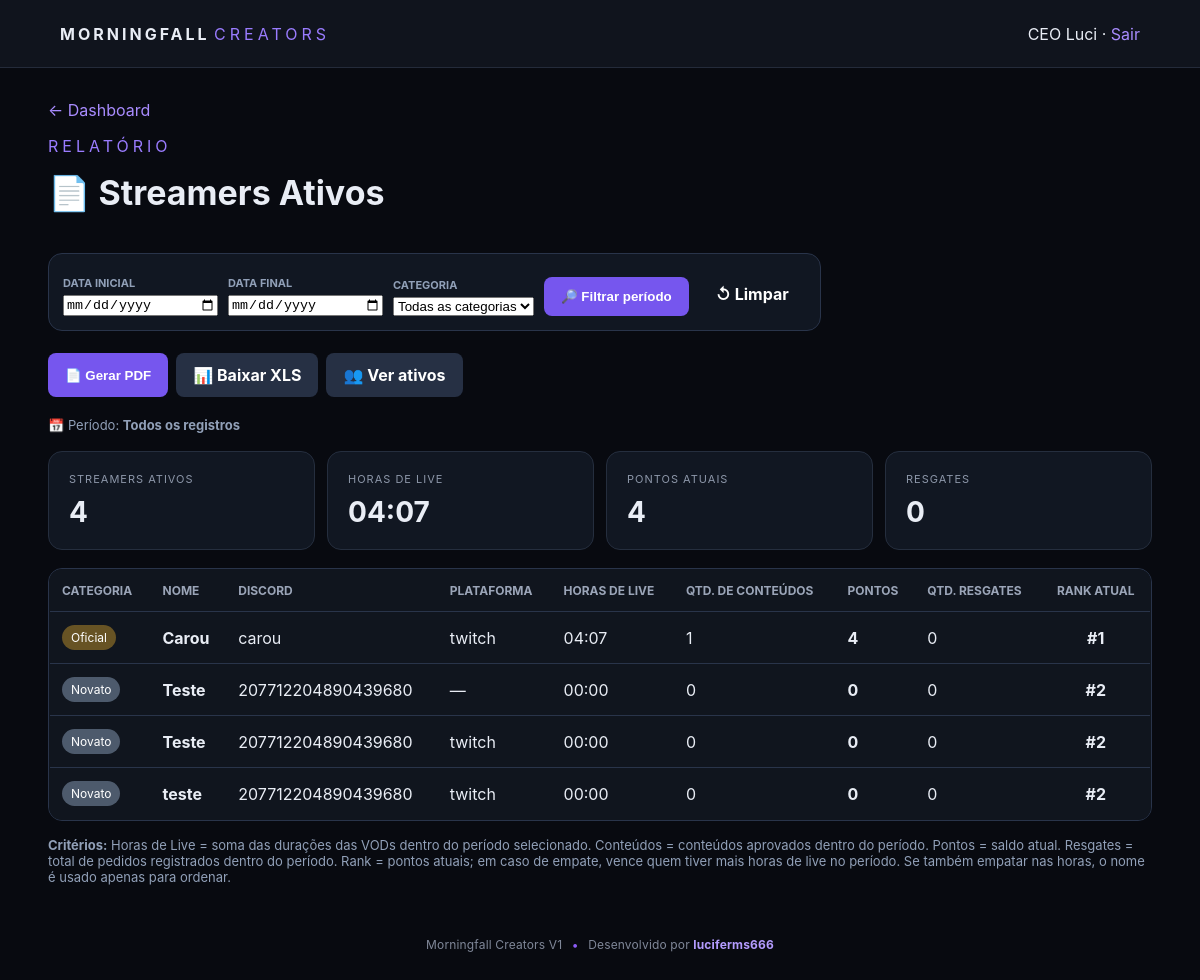
Page /admin/relatorio_streamers.php (signed in) on the committed database.
### tables this page shows
CREATE TABLE IF NOT EXISTS `streamers` (
  `id` int(10) UNSIGNED NOT NULL AUTO_INCREMENT,
  `name` varchar(120) NOT NULL,
  `discord` varchar(120) DEFAULT NULL,
  `discord_id` varchar(32) DEFAULT NULL,
  `discord_avatar` varchar(700) DEFAULT NULL,
  `platform` varchar(50) DEFAULT NULL,
  `channel_url` varchar(500) DEFAULT NULL,
  `category` enum('novato','oficial','afiliado') NOT NULL DEFAULT 'novato',
  `access_code` varchar(100) NOT NULL,
  `points` int(11) NOT NULL DEFAULT 0,
  `active` tinyint(1) NOT NULL DEFAULT 1,
  `joined_at` date DEFAULT NULL,
  `notes` text DEFAULT NULL,
  `webhook_url` varchar(500) DEFAULT NULL,
  `created_at` timestamp NULL DEFAULT current_timestamp(),
  `updated_at` timestamp NULL DEFAULT current_timestamp() ON UPDATE current_timestamp(),
  PRIMARY KEY (`id`),
  UNIQUE KEY `access_code` (`access_code`),
  KEY `idx_category` (`category`),
  KEY `idx_active` (`active`)
);

### admin/relatorio_streamers.php (the view, shortened to what this page needs)
<?php
require_once '../config/database.php';
$labels = [
    'novato' => 'Novato',
    'oficial' => 'Oficial',
    'afiliado' => 'Afiliado'
];
$startDate = trim((string)($_GET['data_inicio'] ?? ''));
$endDate = trim((string)($_GET['data_fim'] ?? ''));
$vodDateFilter = '';
$vodParams = [];
$contentDateFilter = '';
$contentParams = [];
$redemptionDateFilter = '';
$redemptionParams = [];
$categoryFilter = '';
$categoryParams = [];
$periodPointsSelect = 'COALESCE(s.points, 0)';
$periodPointsParams = [];
$pointsArePeriod = ($startDate !== '' || $endDate !== '');
$sql = "
SELECT
    s.id,
    s.name,
    s.category,
    s.discord,
    sp.platform,
    COALESCE((SELECT SUM(v.duration_minutes)
              FROM vods v
              WHERE v.streamer_id = s.id $vodDateFilter), 0) AS total_minutes,
    COALESCE((SELECT COUNT(*)
              FROM content_submissions cs
              WHERE cs.streamer_id = s.id
                AND cs.status = 'approved' $contentDateFilter), 0) AS content_count,
    $periodPointsSelect AS current_points,
    COALESCE((SELECT COUNT(*)
              FROM redemptions r
              WHERE r.streamer_id = s.id $redemptionDateFilter), 0) AS redemption_count
FROM streamers s
LEFT JOIN streamer_platforms sp
    ON sp.streamer_id=s.id
 AND sp.is_primary=1
 AND sp.active=1
WHERE s.active = 1 $categoryFilter
ORDER BY s.points DESC, total_minutes DESC, s.name ASC
";
$stmt = $pdo->prepare($sql);
$allParams = array_merge($vodParams, $contentParams, $periodPointsParams, $redemptionParams, $categoryParams);
$stmt->execute($allParams);
$rows = $stmt->fetchAll();
function formatHoursMinutes(int $minutes): string {
    return sprintf('%02d:%02d', intdiv($minutes, 60), $minutes % 60);
}
$totalStreamers = count($rows);
$totalHoursMinutes = array_sum(array_map(fn($r) => (int)$r['total_minutes'], $rows));
$totalPoints = array_sum(array_map(fn($r) => (int)$r['current_points'], $rows));
$totalRedemptions = array_sum(array_map(fn($r) => (int)$r['redemption_count'], $rows));
?>
<!doctype html>
<html lang="pt-BR">
<head>
<link rel="stylesheet" href="../assets/css/style.css">
</head>
<body>
<header class="topbar">
    <div><b>MORNINGFALL</b> <span>CREATORS</span></div>
    <div><?=htmlspecialchars($_SESSION['staff_name'] ?? 'Staff')?> · <a href="../logout.php">Sair</a></div>
</header>
<main class="container">
    <div class="report-toolbar">
        <div>
            <a href="index.php">← Dashboard</a>
            <p class="eyebrow">RELATÓRIO</p>
            <h1>📄 Streamers Ativos</h1>
        </div>
        <form class="report-filter no-print" method="get">
<div class="filter-field"><label for="data_inicio">Data inicial</label><input type="date" id="data_inicio" name="data_inicio" value="<?=htmlspecialchars($startDate)?>"></div>
<div class="filter-field"><label for="data_fim">Data final</label><input type="date" id="data_fim" name="data_fim" value="<?=htmlspecialchars($endDate)?>"></div>
<div class="filter-field"><label for="categoria">Categoria</label>
<select id="categoria" name="categoria">
<option value="">Todas as categorias</option>
</select></div>
<button class="btn primary" type="submit">🔎 Filtrar período</button>
<a class="btn" href="relatorio_streamers.php">↺ Limpar</a>
</form>
<div class="report-actions">
            <button class="btn primary" type="button" onclick="window.print()">📄 Gerar PDF</button>
            <a class="btn secondary" href="relatorio_streamers_xls.php<?php
$q=[];
echo $q ? '?'.http_build_query($q) : '';
?>">📊 Baixar XLS</a>
            <a class="btn secondary" href="streamers.php?status=active">👥 Ver ativos</a>
        </div>
    </div>
    <p class="report-period"><?php if($startDate || $endDate): ?>📅 Período filtrado: <strong><?=htmlspecialchars($startDate ?: 'início')?></strong> até <strong><?=htmlspecialchars($endDate ?: 'fim')?></strong><?php else: ?>📅 Período: <strong>Todos os registros</strong><?php endif; ?></p>
    <div class="report-summary">
        <div class="stat">
            <small>STREAMERS ATIVOS</small>
            <strong><?=$totalStreamers?></strong>
        </div>
        <div class="stat">
            <small>HORAS DE LIVE</small>
            <strong><?=formatHoursMinutes($totalHoursMinutes)?></strong>
        </div>
        <div class="stat">
            <small>PONTOS ATUAIS</small>
            <strong><?=number_format($totalPoints,0,',','.')?></strong>
        </div>
        <div class="stat">
            <small>RESGATES</small>
            <strong><?=number_format($totalRedemptions,0,',','.')?></strong>
        </div>
    </div>
    <?php if (!$rows): ?>
        <div class="empty">Nenhum streamer ativo encontrado.</div>
    <?php else: ?>
        <div class="report-table-wrap">
            <table class="report-table">
                <thead>
                    <tr>
                        <th>Categoria</th>
                        <th>Nome</th>
                        <th>Discord</th>
                        <th>Plataforma</th>
                        <th>Horas de Live</th>
                        <th>Qtd. de Conteúdos</th>
                        <th><?=($pointsArePeriod ? 'Pontos no Período' : 'Pontos')?></th>
                        <th>Qtd. Resgates</th>
                        <th class="center">Rank Atual</th>
                    </tr>
                </thead>
                <tbody>
                <?php foreach ($rows as $r): ?>
                    <tr>
                        <td>
                            <span class="badge <?=htmlspecialchars($r['category'])?>">
                                <?=htmlspecialchars($labels[$r['category']] ?? $r['category'])?>
                            </span>
                        </td>
                        <td><strong><?=htmlspecialchars($r['name'])?></strong></td>
                        <td><?=htmlspecialchars($r['discord'] ?: '—')?></td>
                        <td><?=htmlspecialchars($r['platform'] ?: '—')?></td>
                        <td><?=formatHoursMinutes((int)$r['total_minutes'])?></td>
                        <td><?=number_format((int)$r['content_count'],0,',','.')?></td>
                        <td><strong><?=number_format((int)$r['current_points'],0,',','.')?></strong></td>
                        <td><?=number_format((int)$r['redemption_count'],0,',','.')?></td>
                        <td class="center"><strong>#<?=$r['rank']?></strong></td>
                    </tr>
                <?php endforeach; ?>
                </tbody>
            </table>
        </div>
    <?php endif; ?>
    <p class="report-note">
        <strong>Critérios:</strong> Horas de Live = soma das durações das VODs dentro do período selecionado.
        Conteúdos = conteúdos aprovados dentro do período.
        <?php if($pointsArePeriod): ?>Pontos = pontos positivos registrados no período selecionado.<?php else: ?>Pontos = saldo atual.<?php endif; ?>
        Resgates = total de pedidos registrados dentro do período.
        Rank = pontos atuais; em caso de empate, vence quem tiver mais horas de live no período. Se também empatar nas horas, o nome é usado apenas para ordenar.
    </p>
</main>
<footer class="site-footer">
    Morningfall Creators V1 <span>•</span>
    Desenvolvido por <a href="https://discord.com/users/207712204890439680" target="_blank" rel="noopener noreferrer">luciferms666</a>
</footer>
</body>
</html>

### assets/css/style.css (style rules this page uses)
* { box-sizing:border-box }
body { margin:0;background:#080a10;color:#e9edf5;font-family:Inter,Arial,sans-serif }
a { color:#a98cff;text-decoration:none }
.topbar { height:68px;padding:0 5%;display:flex;align-items:center;justify-content:space-between;background:#10141d;border-bottom:1px solid #242b3a }
.topbar b { letter-spacing:3px }
.topbar span,.eyebrow { color:#9a7cff;letter-spacing:4px }
.container { width:min(1180px,92%);margin:32px auto }
h1 { font-size:34px;margin:5px 0 10px }
.stat,.panel,.profile-head { background:#111722;border:1px solid #252e3e;border-radius:14px;padding:20px }
.stat small { display:block;color:#8d97a9;font-size:11px;letter-spacing:1px }
.stat strong { display:block;font-size:28px;margin-top:9px }
.btn { display:inline-block;border:0;border-radius:8px;padding:12px 17px;color:#fff;cursor:pointer;font-weight:700 }
.primary { background:#7656ee }
table { width:100%;border-collapse:collapse;background:#10151e;border:1px solid #252e3e;border-radius:12px;overflow:hidden }
th,td { padding:13px;border-bottom:1px solid #252e3e;text-align:left }
th { color:#9ba5b8;font-size:12px;text-transform:uppercase }
tr:last-child td { border-bottom:0 }
.badge { display:inline-block;padding:5px 9px;border-radius:20px;background:#303646;color:#fff;font-size:12px }
.badge.novato { background:#4d5a6c }
.badge.oficial { background:#675324 }
.secondary { background:#263044 }
label { font-size:12px;color:#aeb7c8;margin-top:8px }
.site-footer { width:100%;text-align:center;padding:20px 16px 28px;color:#7f8798;font-size:12px;letter-spacing:.15px }
.site-footer span { color:#8b5cf6;margin:0 6px }
.site-footer a { color:#b49cff;text-decoration:none;font-weight:700 }

### admin/relatorio_streamers.php (style rules this page uses)
.report-toolbar { display:flex; justify-content:space-between; align-items:center; gap:14px; margin:20px 0; flex-wrap:wrap; }
.report-actions { display:flex;gap:8px;flex-wrap:wrap }
.report-summary { display:grid; grid-template-columns:repeat(4,1fr); gap:12px; margin:18px 0; }
.report-summary .stat { min-height:auto; }
.report-table-wrap { overflow-x:auto; background:#111722; border:1px solid #29344a; border-radius:14px; }
.report-table { width:100%; border-collapse:collapse; min-width:1100px; }
.report-table th { white-space:nowrap; font-size:12px; text-transform:uppercase; }
.report-table td, .report-table th { padding:13px 12px; border-bottom:1px solid #29344a; text-align:left; }
.report-table tbody tr:last-child td { border-bottom:0 }
.report-table .center { text-align:center }
.report-note { margin-top:16px; color:#91a0b8; font-size:13px; }
.report-filter { display:flex;align-items:end;gap:10px;flex-wrap:wrap;margin:16px 0 8px;padding:14px;background:#111722;border:1px solid #29344a;border-radius:14px }
.filter-field { display:flex;flex-direction:column;gap:5px }
.filter-field label { font-size:11px;text-transform:uppercase;color:#91a0b8;font-weight:700 }
.filter-field input { min-width:155px }
.report-period { margin:0 0 12px;color:#91a0b8;font-size:13px }

### rows in the picture
streamers: category "Oficial", name "Carou", discord "carou", platform "twitch", total_minutes "04:07", content_count "1", current_points "4", redemption_count "0", rank "1"
streamers: category "Novato", name "Teste", discord "207712204890439680", platform "—", total_minutes "00:00", content_count "0", current_points "0", redemption_count "0", rank "2"
streamers: category "Novato", name "Teste", discord "207712204890439680", platform "twitch", total_minutes "00:00", content_count "0", current_points "0", redemption_count "0", rank "2"
streamers: category "Novato", name "teste", discord "207712204890439680", platform "twitch", total_minutes "00:00", content_count "0", current_points "0", redemption_count "0", rank "2"

### other values in the picture
$_SESSION['staff_name'] "CEO Luci"
$totalStreamers "4"
formatHoursMinutes($totalHoursMinutes) "04:07"
$totalPoints "4"
$totalRedemptions "0"
